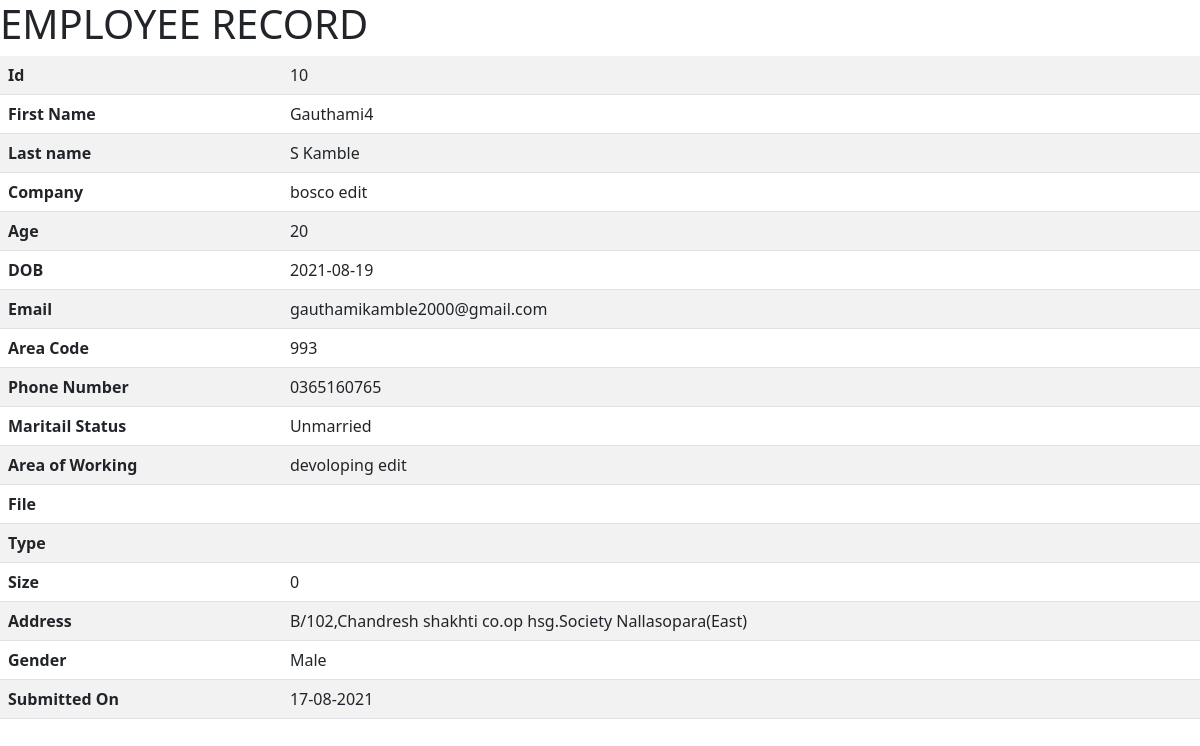
The page /viewemployee.php?id=10 on the database its author committed.
### tables this page shows
CREATE TABLE `employees` (
  `id` int(25) NOT NULL,
  `first_name` varchar(100) NOT NULL,
  `last_name` varchar(100) NOT NULL,
  `company` varchar(100) NOT NULL,
  `age` varchar(10) NOT NULL,
  `dob` varchar(25) NOT NULL,
  `email` varchar(100) NOT NULL,
  `area_code` varchar(10) NOT NULL,
  `phone` varchar(25) NOT NULL,
  `maritail_status` varchar(25) NOT NULL,
  `areaof_working` varchar(100) NOT NULL,
  `file` varchar(100) NOT NULL,
  `type` varchar(100) NOT NULL,
  `size` varchar(100) NOT NULL,
  `address` varchar(100) NOT NULL,
  `gender` varchar(100) NOT NULL,
  `created_on` timestamp NULL DEFAULT current_timestamp()
);

### viewemployee.php (the view, shortened to what this page needs)
<?php
include ('dbconnection.php');
$id=$_GET['id'];
$ret = mysqli_query($con,"select * from employees where id= $id ");
$count = mysqli_num_rows($ret);
if($count > 0){
while ($row=mysqli_fetch_array($ret)) {
?>
<html>
<head>
<link href="https://cdn.jsdelivr.net/npm/bootstrap@5.1.0/dist/css/bootstrap.min.css" rel="stylesheet">
</head>
<body>
    <h1>EMPLOYEE RECORD</h1>
<table class="table table-striped" width="50%" height="50%">
            <tr>
            <th>Id</th>
            <td><?php echo $row['id']; ?></td>
            </tr>
            <tr>
            <th>First Name</th>
            <td><?php echo $row['first_name']; ?></td>
            </tr>
            <tr>
            <th>Last name</th>
            <td><?php echo $row['last_name']; ?></td>
            </tr>
            <tr>
            <th>Company</th>
            <td><?php echo $row['company']; ?></td>
            </tr>
            <tr>
            <th>Age</th>
            <td><?php echo $row['age']; ?></td>
            </tr>
            <tr>
            <th>DOB</th>
            <td><?php echo $row['dob']; ?></td>
            </tr>
            <tr>
            <th>Email</th>
            <td><?php echo $row['email']; ?></td>
            </tr>
            <tr>
            <th>Area Code</th>
            <td><?php echo $row['area_code']; ?></td>
            </tr>
            <tr>
            <th>Phone Number</th>
            <td><?php echo $row['phone']; ?></td>
            </tr>
            <tr>
            <th>Maritail Status</th>
            <td><?php echo $row['maritail_status']; ?></td>
            </tr>
            <tr>
            <th>Area of Working</th>
            <td><?php echo $row['areaof_working']; ?></td>
            </tr>
            <tr>
            <th>File</th>
            <td><?php echo $row['file']; ?></td>
            </tr>
            <tr>
            <th>Type</th>
            <td><?php echo $row['type']; ?></td>
            </tr>
            <tr>
            <th>Size</th>
            <td><?php echo $row['size']; ?></td>
            </tr>
            <tr>
            <th>Address</th>
            <td><?php echo $row['address']; ?></td>
            </tr>
            <tr>
            <th>Gender</th>
            <td><?php echo $row['gender']; ?></td>
            </tr>
           <tr>
            <th>Submitted On</th>
            <td><?php
            if (!empty($row['created_on'])) {
            $date = strtotime($row['created_on']);
            echo date('d-m-Y', $date);
            }
            ?>  </td>
            </tr>
<?php } ?>
<?php } else{
    echo 'No Records are available in that table.';
} ?>
</table>
</body>
</html>

### rows shown on the page
employees: id "10", first_name "Gauthami4", last_name "S Kamble", company "bosco edit", age "20", dob "2021-08-19", email "gauthamikamble2000@gmail.com", area_code "993", phone "0365160765", maritail_status "Unmarried", areaof_working "devoloping edit", size "0", address "B/102,Chandresh shakhti co.op hsg.Society Nallasopara(East)", gender "Male", created_on "17-08-2021"
